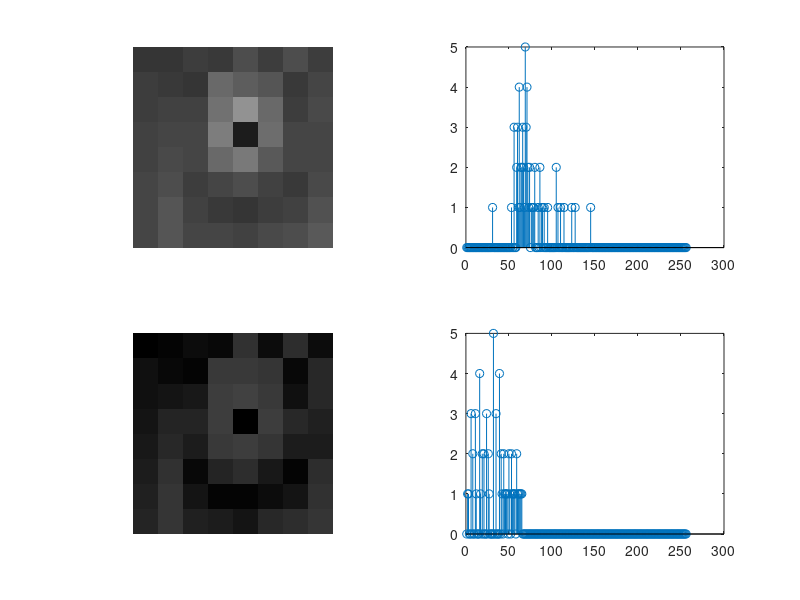

MATLAB code for this plot:
% Exercise 2
##sasidhar
##BT18ECE008
% Histogram Equilization
clc; clear; close all;

% Creating Image with pixel values.
A = [52	55	61	59	79	61	76	61;
    62	59	55	104	94	85	59	71;
    63	65	66	113	144	104	63	72;
    64	70	70	126	30	109	71	69;
    67	73	68	106	122	88	68	68;
    68	79	60	70	77	66	58	75;
    69	85	64	58	55	61	65	83;
    70	87	69	68	65	73	78	90];

rc=size(A);
A=double(A);

% Loop for Getting the Histogram of the original image
hist1 = zeros(1,256);
for i=1:rc(1)
    for j=1:rc(2)
        for k=0:255
            if A(i,j)==k
                hist1(k+1)=hist1(k+1)+1;
            end
        end
    end
end



%Generating PDF out of histogram by diving by total no. of pixels
pdf=(1/(rc(1)*rc(2)))*hist1;

%Generating CDF out of PDF
cdf = zeros(1,256);
cdf(1)=hist1(1);
for i=2:256
    cdf(i)=cdf(i-1)+hist1(i);
end
% cdf = round(255*cdf);

h_eq = zeros(rc);
for i=1:rc(1)                                        %loop tracing the rows of image
    for j=1:rc(2)                                    %loop tracing thes columns of image
        t=(A(i,j)+1);                               %pixel values in image
        h_eq(i,j)=cdf(t);                             %Making the ouput image using cdf as the transformation function
    end                                             
end

% Loop for Getting the Histogram of the image
hist2 = zeros(1,256);
for i=1:rc(1)
    for j=1:rc(2)
        for k=0:255
            if h_eq(i,j)==k
                hist2(k+1)=hist2(k+1)+1;
            end
        end
    end
end

subplot(2,2,1);
imshow(uint8(A));
subplot(2,2,3);
imshow(uint8(h_eq));

subplot(2,2,2);
stem(hist1);
subplot(2,2,4);
stem(hist2);